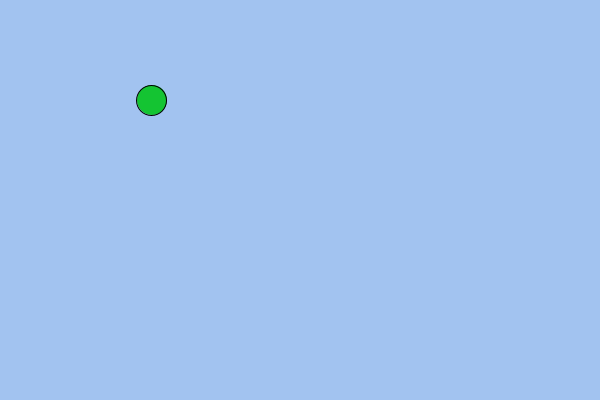
Frame 1 (no input)
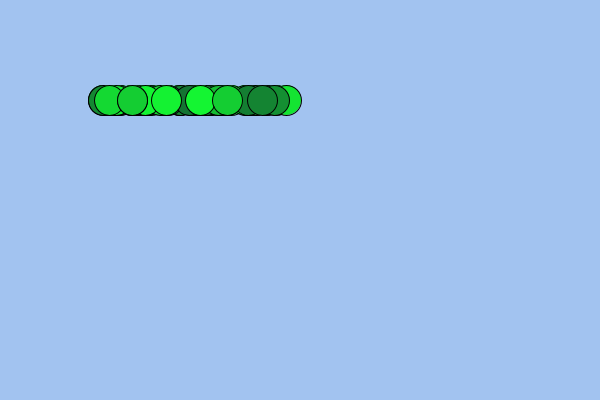
Frame 60 (the mouse pressed at the canvas centre just before this capture)
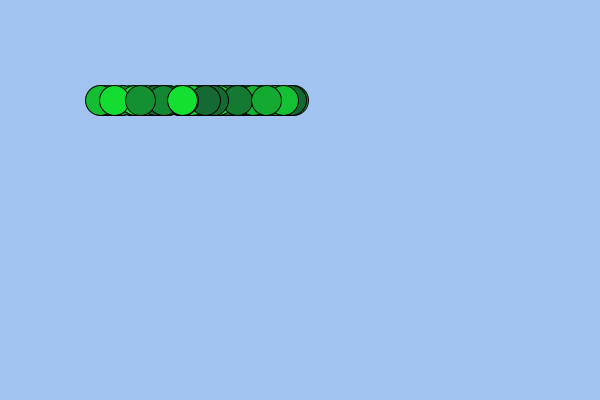
Frame 120 (the mouse held since frame 60 and released just before this capture)

The Processing sketch that drew these frames (run headless with seeded random() and noise(); from frame 60 on, the mouse is pressed at the canvas centre):

// Processing sketch: s002_random_ellipses
// ── s002_random_ellipses.pde
// this program keeps running and drawing.

// this runs only once
void setup() {
  size(600, 400);
  background(#A2C3F0);
}

// this runs 60 times per second
void draw() {
  fill(20, random(100, 250), 50); // set the fill color
  //fill(255, 0, 0); // set the fill color
  
  ellipse(random(100, 300), 100, 30, 30);
}
void keyPressed() {
  save(System.currentTimeMillis() + ".png");
}
